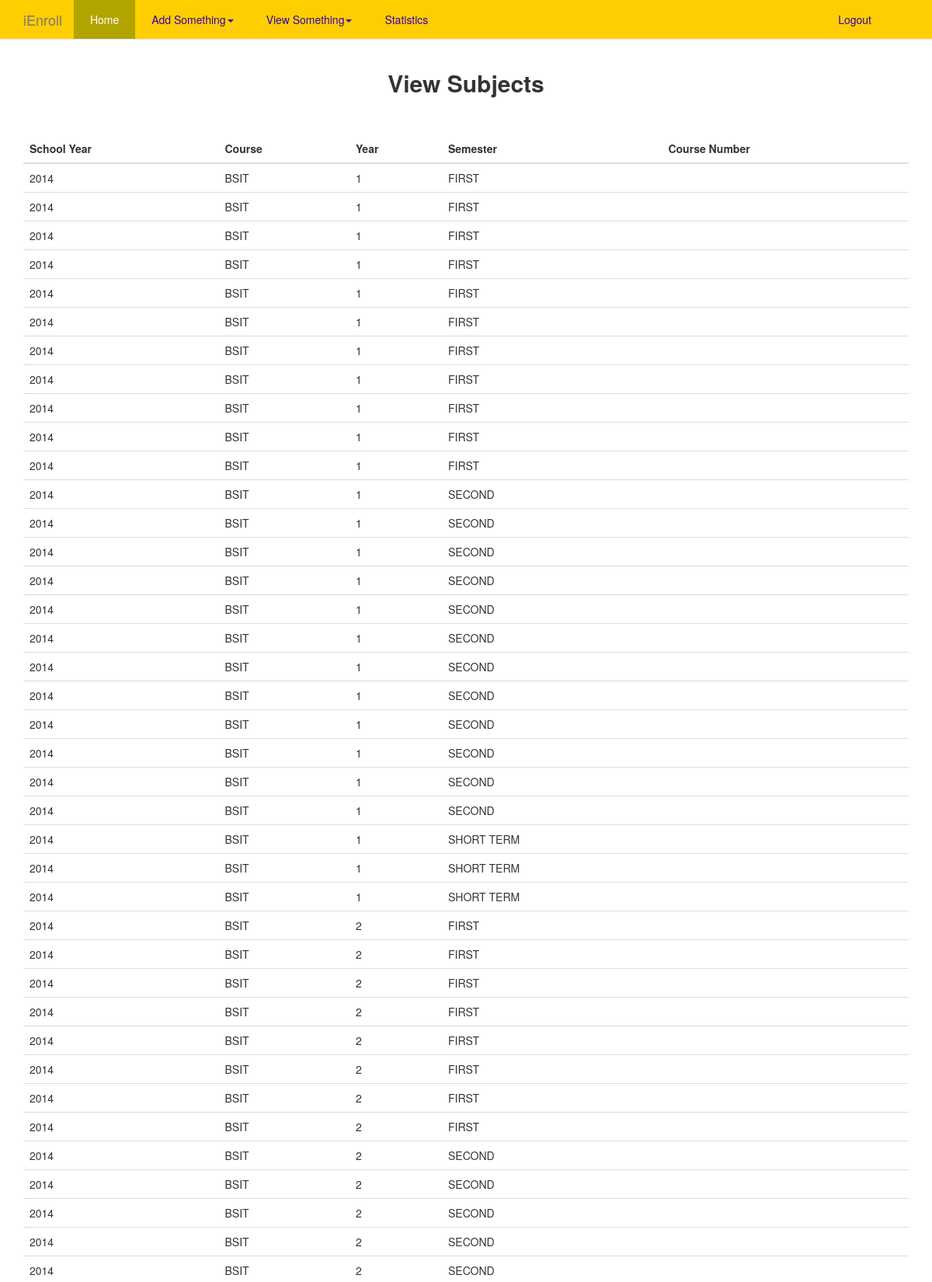
The app's page /viewCurriculum.php (upper part) with its own data.
### tables this page shows
CREATE TABLE IF NOT EXISTS `curriculums` (
  `curr_id` INT NOT NULL AUTO_INCREMENT,
  `school_year` INT NOT NULL,
  `course` VARCHAR(13) NOT NULL,
  `year` INT NOT NULL,
  `semester` VARCHAR(10) NOT NULL,
  `subject_code` VARCHAR(10) NOT NULL,
  PRIMARY KEY (`curr_id`),
  UNIQUE INDEX `curr_id_UNIQUE` (`curr_id` ASC));

### viewCurriculum.php (the view, shortened to what this page needs)
<?php
	include "fragments/header.php";
	include "fragments/nav.php";
	require_once("fragments/connection.php");
	$query = $pdo->prepare("SELECT * FROM curriculums");
	$query->execute();
	$result = $query->fetchAll();
?>
	<div class="container-fluid" id="other">
		<div class="container">
			<h2>View Subjects</h2>
			<table class="table table-hover">
				<thead>
					<tr>
						<th>School Year</th>
						<th>Course</th>
						<th>Year</th>
						<th>Semester</th>
						<th>Course Number</th>
					</tr>
				</thead>
				<tbody>
					<?php if(count($result)>0):?>
					<?php foreach($result as $curriculum): ?>
                    <tr>
                        <td><?php echo $curriculum["school_year"]; ?></td>
                        <td><?php echo $curriculum["course"]; ?></td>
                        <td><?php echo $curriculum["year"] ?></td>
                        <td><?php echo $curriculum["semester"] ?></td>
                        <td><?php echo $curriculum["course_no"] ?></td>
                    </tr>
                	<?php endforeach; ?>
                	<?php endif; ?>
				</tbody>
			</table>
		</div>
	</div>
<?php include "fragments/footer.php" ?>

### css/style.css (style rules this page uses)
h1, h2 { font-weight: 700; text-align: center; }
#other { margin-top: 60px; margin-bottom: 70px; }
#other > div > h2, #other > h1 { padding: 10px 0 40px; }

### records on screen
curriculums: school_year "2014", course "BSIT", year "1", semester "FIRST"
curriculums: school_year "2014", course "BSIT", year "1", semester "FIRST"
curriculums: school_year "2014", course "BSIT", year "1", semester "FIRST"
curriculums: school_year "2014", course "BSIT", year "1", semester "FIRST"
curriculums: school_year "2014", course "BSIT", year "1", semester "FIRST"
curriculums: school_year "2014", course "BSIT", year "1", semester "FIRST"
curriculums: school_year "2014", course "BSIT", year "1", semester "FIRST"
curriculums: school_year "2014", course "BSIT", year "1", semester "FIRST"
curriculums: school_year "2014", course "BSIT", year "1", semester "FIRST"
curriculums: school_year "2014", course "BSIT", year "1", semester "FIRST"
curriculums: school_year "2014", course "BSIT", year "1", semester "FIRST"
curriculums: school_year "2014", course "BSIT", year "1", semester "SECOND"
curriculums: school_year "2014", course "BSIT", year "1", semester "SECOND"
curriculums: school_year "2014", course "BSIT", year "1", semester "SECOND"
curriculums: school_year "2014", course "BSIT", year "1", semester "SECOND"
curriculums: school_year "2014", course "BSIT", year "1", semester "SECOND"
curriculums: school_year "2014", course "BSIT", year "1", semester "SECOND"
curriculums: school_year "2014", course "BSIT", year "1", semester "SECOND"
curriculums: school_year "2014", course "BSIT", year "1", semester "SECOND"
curriculums: school_year "2014", course "BSIT", year "1", semester "SECOND"
curriculums: school_year "2014", course "BSIT", year "1", semester "SECOND"
curriculums: school_year "2014", course "BSIT", year "1", semester "SECOND"
curriculums: school_year "2014", course "BSIT", year "1", semester "SECOND"
curriculums: school_year "2014", course "BSIT", year "1", semester "SHORT TERM"
curriculums: school_year "2014", course "BSIT", year "1", semester "SHORT TERM"
curriculums: school_year "2014", course "BSIT", year "1", semester "SHORT TERM"
curriculums: school_year "2014", course "BSIT", year "2", semester "FIRST"
curriculums: school_year "2014", course "BSIT", year "2", semester "FIRST"
curriculums: school_year "2014", course "BSIT", year "2", semester "FIRST"
curriculums: school_year "2014", course "BSIT", year "2", semester "FIRST"
curriculums: school_year "2014", course "BSIT", year "2", semester "FIRST"
curriculums: school_year "2014", course "BSIT", year "2", semester "FIRST"
curriculums: school_year "2014", course "BSIT", year "2", semester "FIRST"
curriculums: school_year "2014", course "BSIT", year "2", semester "FIRST"
curriculums: school_year "2014", course "BSIT", year "2", semester "SECOND"
curriculums: school_year "2014", course "BSIT", year "2", semester "SECOND"
curriculums: school_year "2014", course "BSIT", year "2", semester "SECOND"
curriculums: school_year "2014", course "BSIT", year "2", semester "SECOND"
curriculums: school_year "2014", course "BSIT", year "2", semester "SECOND"
